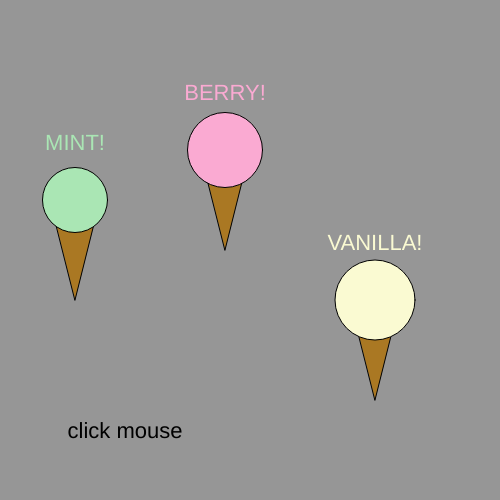
Frame 1 (no input)
Frame 60 (no input): identical to frame 1, image omitted
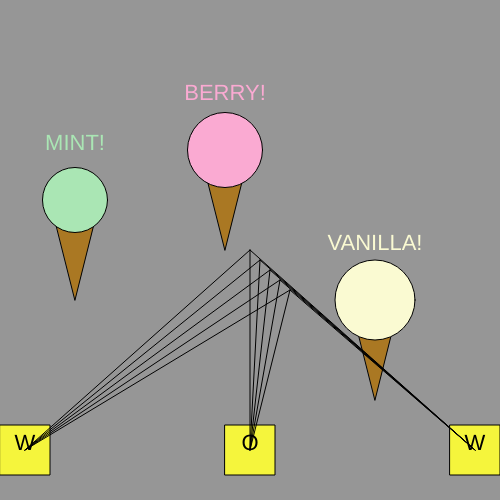
Frame 120 (the mouse pressed at the canvas centre since frame 60)

The p5.js sketch that drew these frames (run headless with seeded random() and noise() and a simulated clock; from frame 60 on, the mouse is pressed at the canvas centre):

// p5.js sketch
// ── sketch.js
/*
<><><><><><><><><><><><><><><><><><><><><><><><><><><><><><><>
User-Defined Functions pt.II
 Creating user-defined function for drawing ice cream cones...
 Building off prior example with another function.
 Press mouse to toggle on/off.
 ___________________________________
 FUNCTIONS HAVE THREE PARTS:
 * The word "function"
 * Function name
 * (Optional) parameters
 ___________________________________
 function functionName (parameters){
 statements;
 }
 <><><><><><><><><><><><><><><><><><><><><><><><><><><><><><><>
 */

 let toggle = false; 

 function setup() 
 {
   createCanvas (500, 500);
   rectMode(CENTER); //x,y of rect will draw from center
   textAlign(CENTER);
 }
 
 function draw() 
 {
   background (150);
 
   //call iceCream function with different arguments
   iceCream(50, 200, 65, 170, 230, 180, "MINT!"); //mint flavor
   iceCream(200, 150, 75, 250, 170, 210, "BERRY!"); //berry flavor
   iceCream(350, 300, 80, 250, 250, 210, "VANILLA!");  //vanilla flavor
 
   //call up the rectDisplay function with different arguments
   if (toggle) 
   { //press mouse to toggle on/off
     rectRayDisplay(25, 450, 50, "W");
     rectRayDisplay(width/2, 450, 50, "O");
     rectRayDisplay(width-25, 450, 50, "W");
   }
   else
   {
     fill(0);
     text("click mouse", width/4, height - height/8);
   }
 }
 
 
 function iceCream(x, y, diameter, r, g, b, flavor) 
 {  
   fill(170, 120, 35); //brown cone color 
   triangle(x, y, x + 50, y, x + 25, y + 100);
   fill (r, g, b); //customized ice cream color
   ellipse(x + 25, y, diameter, diameter);
   textAlign(CENTER);
   textSize(22);
   text(flavor, x + 25, y - 50);
 }
 
 function rectRayDisplay(x, y, size, letter) 
 {
   fill(245, 245, 60);
   rect(x, y, size, size);
   
   for (let i = 0; i < size; i += 10) 
   { //ray
     line(x, y, mouseX + i, mouseY + i);
   }
   
   fill(0);
   text(letter, x, y);
 }
 
 function mousePressed() 
 {
   toggle = !toggle;
 }
